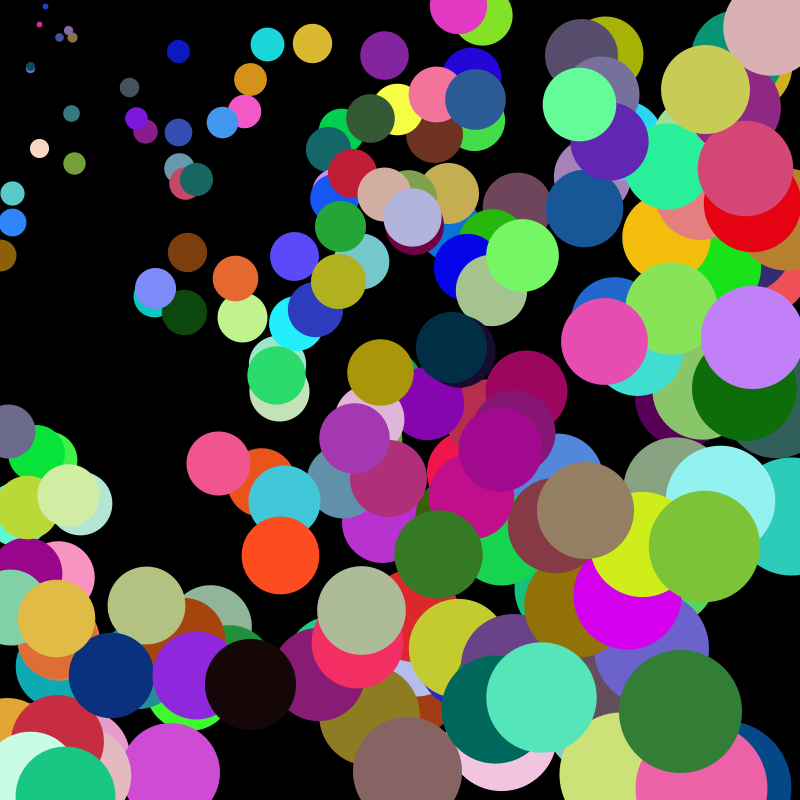
Frame 1 (no input)
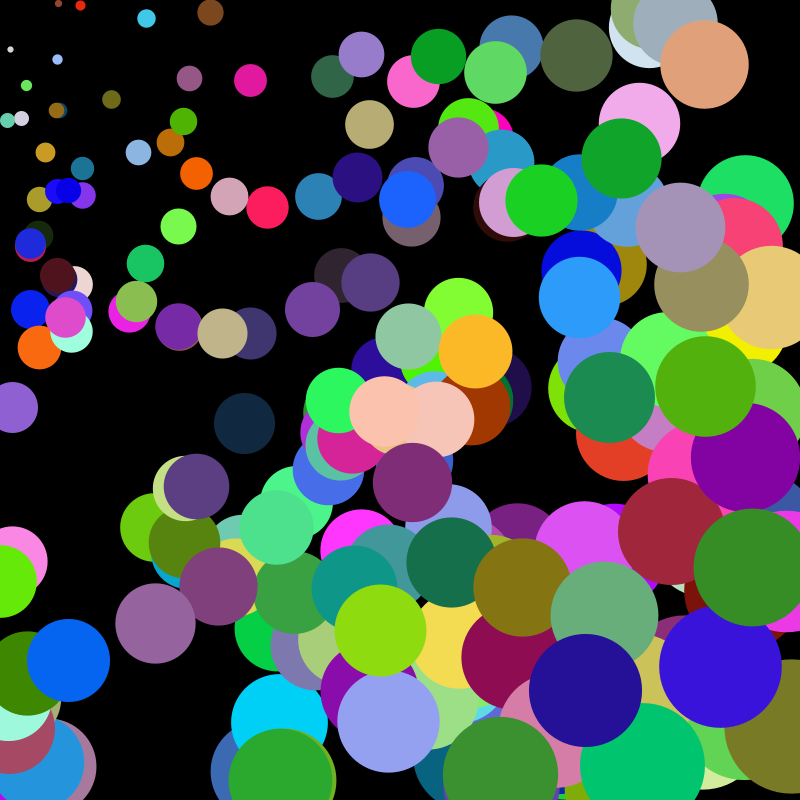
Frame 60 (the mouse pressed at the canvas centre just before this capture)
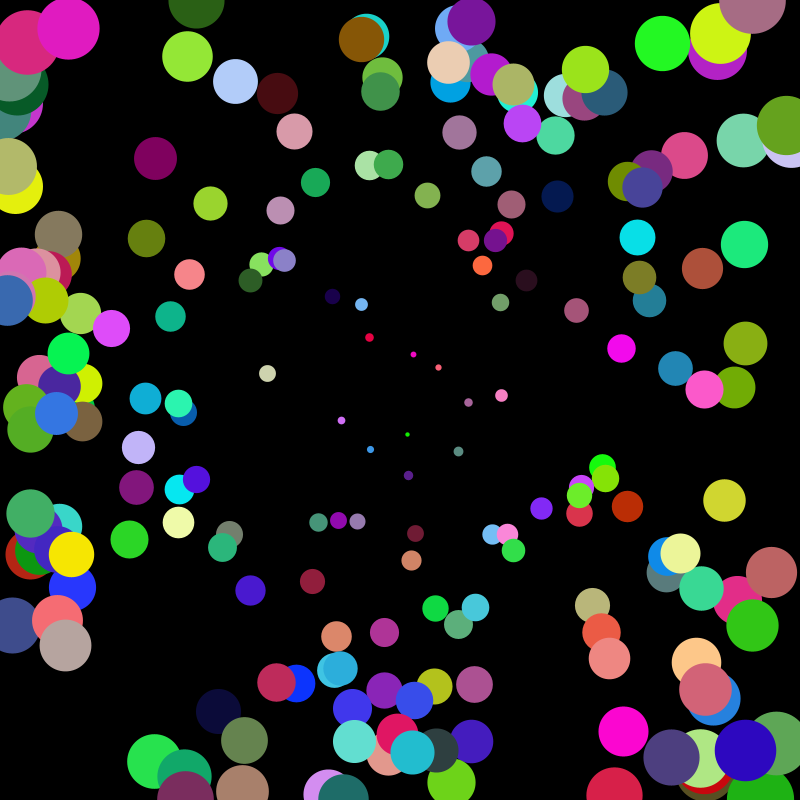
Frame 120 (the mouse held since frame 60 and released just before this capture)

The Processing sketch that drew these frames (run headless with seeded random() and noise(); from frame 60 on, the mouse is pressed at the canvas centre):

// Processing sketch: processing_164749
// ── processing_164749.pde

float[] xCoord = new float[500];
float[] yCoord = new float[500];
float[] speed = new float[500];
void setup(){
size(800,800);
for(int i = 0; i < 500; i++){
xCoord[i] = random(width);
yCoord[i] = random(height);
speed[i] = random(2,6);
}
}
 
void draw(){
background(0);
for(int i = 0; i < 200; i+=1){
stroke (random(255),random(255),random(255));
   float d = dist(mouseX, mouseY,xCoord[i],yCoord[i]);
      d = d/8;
  strokeWeight(d);
 point(xCoord[i], yCoord[i]);
yCoord[i] += speed[i];
if (yCoord[i] > height){
  yCoord[i] = 0;
}
}
}
